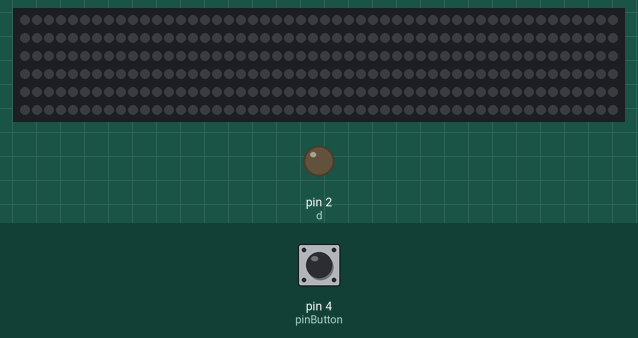
This sketch was run on a simulated Arduino Uno, built with avr-gcc and run on an emulated ATmega328P. On the bench: 300 RGB LEDs in strip order, left to right, continuing on the next row, output pins drawn as LEDs (lit = HIGH). Inputs (shaded band) come from the test bench; at power-on: pin 4 (pinButton) LOW. No radio packets arrive unless stated.

Above: at 1.2 s.
1.3 s: pin 4 (pinButton) pulled HIGH for 0.15 s
At 2.5 s:
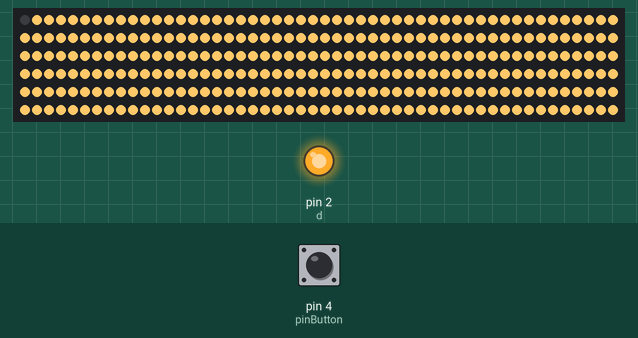
2.9 s: pin 4 (pinButton) pulled HIGH for 1 s
At 3.2 s:
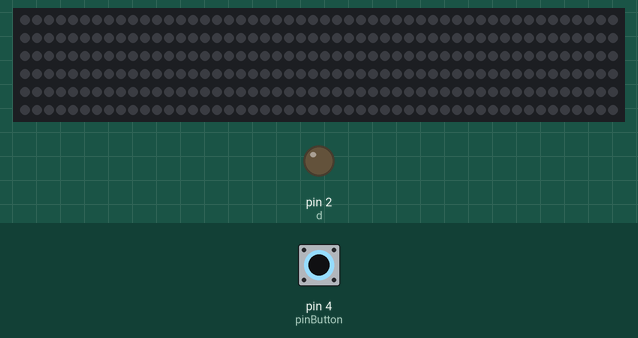
5.4 s: pin 4 (pinButton) pulled HIGH for 3.2 s
At 5.8 s:
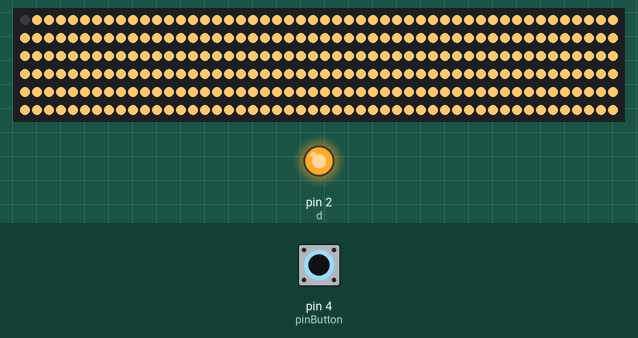
Timing chart, 0 to 8.4 s (numbered marks = the images above; inputs shaded):
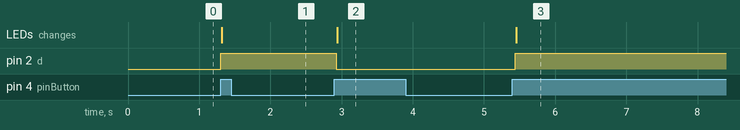

The sketch:

drive_led_433_button_pult_V2.ino
```cpp
#include <VirtualWire.h>
#include <IRremote.h>
int RECV_PIN = 12;
IRrecv irrecv(RECV_PIN);
decode_results results;
#include "Adafruit_NeoPixel.h";
#define LED_COUNT 300
#define LED_PIN 6
Adafruit_NeoPixel strip = Adafruit_NeoPixel(LED_COUNT, LED_PIN);
uint32_t a = 16762985; //переменная задаёт цвет
String color; //строковая переменная задаёт цвет
int d = 2; //пин для светодиода
int pinButton = 4;
boolean flagButton = false;
boolean flagLed = false;
boolean stateButton = LOW;
boolean lastButton = LOW;

void setup() {
  Serial.begin(9600);
  vw_set_ptt_inverted(true); // Необходимо для DR3100
  vw_setup(2000); // Задаем скорость приема
  vw_rx_start(); // Начинаем мониторинг эфира
  strip.begin();
  pinMode(d, OUTPUT);
  pinMode(pinButton, INPUT);
  irrecv.enableIRIn();
  strip.begin();
}

void loop() {
  uint8_t buf[VW_MAX_MESSAGE_LEN]; // Буфер для сообщения
  uint8_t buflen = VW_MAX_MESSAGE_LEN; // Длина буфера

  //----------обработка 433 МГц-----------------------
  if (vw_get_message(buf, &buflen)) // Если принято сообщение (символы приходят как ascii)
  {
    // Начинаем разбор
    // Если сообщение адресовано не нам, выходим
    if (buf[0] != 'c')
    {
      return;
    }
    Serial.print("длинна:"); //для отладки
    Serial.println(buflen); //для отладки
    if (buf[1] == '1') {
      flagLed = true;

      for (int i = 1; i < buflen; i++) { //перевод ascii в цифры для кода цвета
        buf[i] = buf[i] - 48;
        Serial.println(buf[i]);
      }

      for (int i = 2; i < buflen; i++) { //формирование из массива строковое значение цвета
        color = color + buf[i];
      }
      Serial.println(color); //для отладки
      a = color.toInt(); //перевод строки в цифровой тип данных
      led();
      color = "";
      digitalWrite(d, HIGH);
    }
    if (buf[1] == '2') {
      flagLed = false;
      led();
      digitalWrite(d, LOW);
    }
  }

  //-----------обработка кнопки-----------------
  stateButton = digitalRead(pinButton);
  if (stateButton == HIGH && flagButton == false) {
    flagButton = true;
    a = 16762985; //цвет включения от кнопки
    flagLed = !flagLed;
    led();
  }
  delay(100);
  stateButton = digitalRead(pinButton);
  if (stateButton == LOW) {
    flagButton = false;
  }
  //-----------обработка пульта-----------
  if (irrecv.decode(&results)) {
    if (results.value == 0xFFA25D) {
      flagLed = !flagLed;
      a = 16762985;
      led();
    }
    irrecv.resume();
  }
//--------------------------------------------
}

//-----------функция включения/выключения ленты---------
void led() {
  if (flagLed == true) {
    digitalWrite(d, HIGH);
  }
  if (flagLed == false) {
    a = 0;
    digitalWrite(d, LOW);
  }
  for (int i = 1; i < LED_COUNT; i++)
  {
    strip.setPixelColor(i, a);
  }
  strip.show();
}
```

Measured:
- after the input at 1.3 s, pin 2 (d): LOW → HIGH at once; the LEDs: change at once (image 1)
- after the input at 2.9 s, pin 2 (d): HIGH → LOW at once; the LEDs: change at once (image 2)
- after the input at 5.4 s, pin 2 (d): LOW → HIGH at once; the LEDs: change after 0.06 s (image 3)
